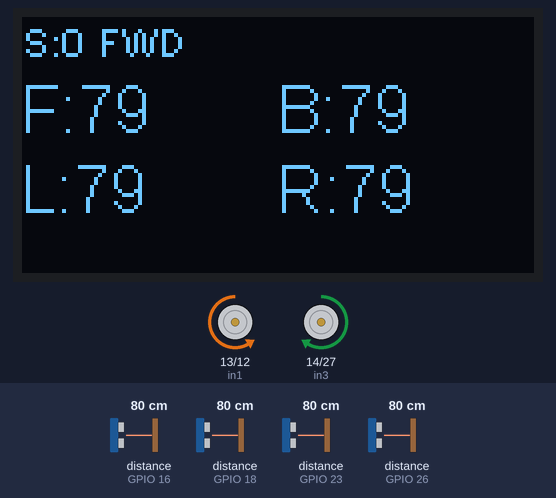
The sketch below on a simulated ESP32. On the bench: 128×64 one-colour display, motor-driver pin pairs drawn as motors (green arrow = first pin HIGH = forward, orange = second pin HIGH = backward, longer = more drive, scaled by the enable pin). Wiring (inferred from the names in the program): 4 × ultrasonic range finder: trigger GPIO 4, echo GPIO 18 / trigger GPIO 5, echo GPIO 16 / trigger GPIO 19, echo GPIO 23 / trigger GPIO 32, echo GPIO 26. Inputs (shaded band) come from the test bench; at power-on: distance to the obstacle (sensors on GPIO 18, GPIO 23, GPIO 26, GPIO 16) 80 cm. The echo pulse lasts 58.3 µs per cm; what the sketch prints to the serial monitor is not drawn.

Above: at 1.2 s.
1.3 s: distance to the obstacle (sensor on GPIO 18) set to 42 cm
At 1.8 s:
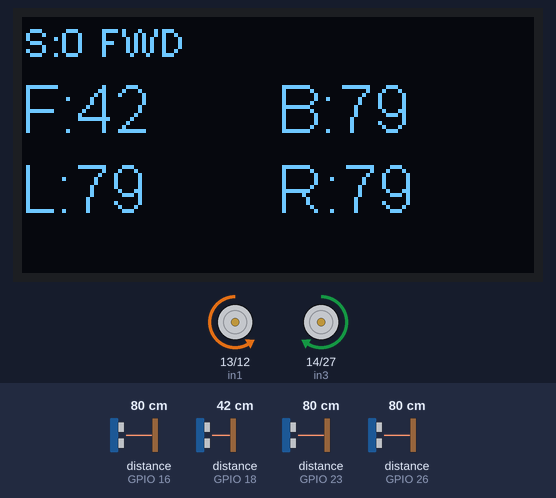
3.0 s: distance to the obstacle (sensor on GPIO 18) set to 34 cm
At 4.3 s:
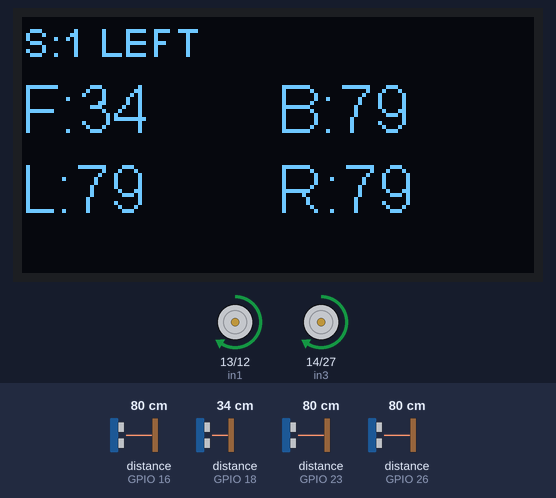
5.3 s: distance to the obstacle (sensor on GPIO 23) set to 42 cm
At 7.33 s:
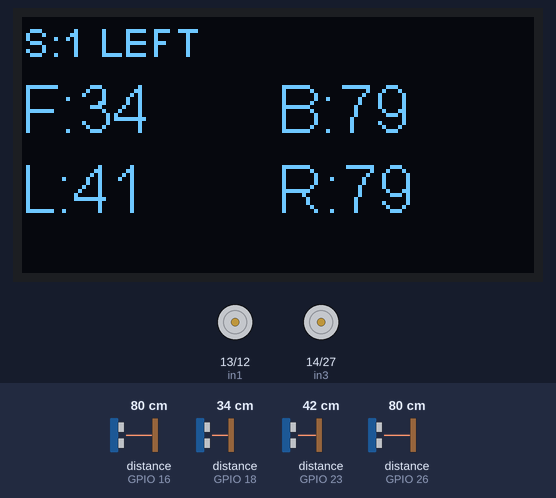
8.3 s: distance to the obstacle (sensor on GPIO 23) set to 35 cm
At 10.0 s:
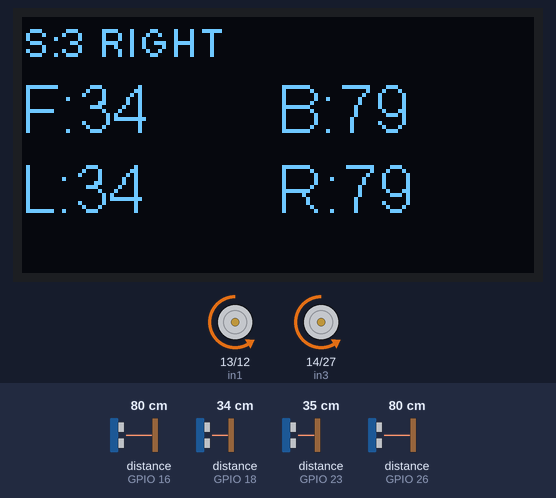
11.3 s: distance to the obstacle (sensor on GPIO 26) set to 43 cm
At 14.2 s:
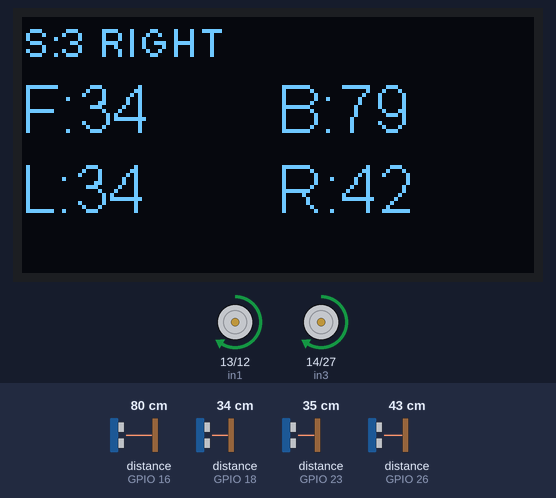
14.3 s: distance to the obstacle (sensor on GPIO 26) set to 34 cm
At 15.76 s:
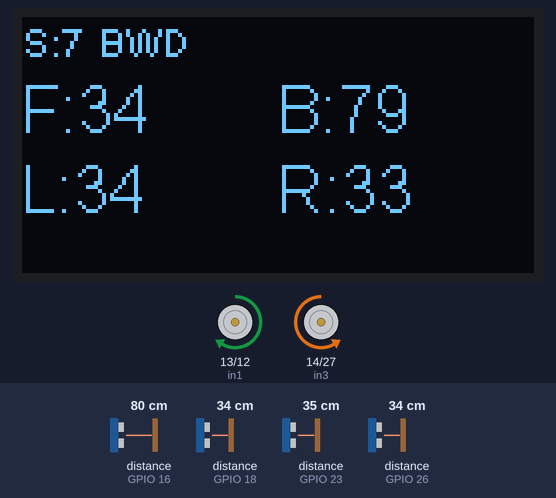
Timing chart, 0 to 18.3 s (numbered marks = the images above; inputs shaded):
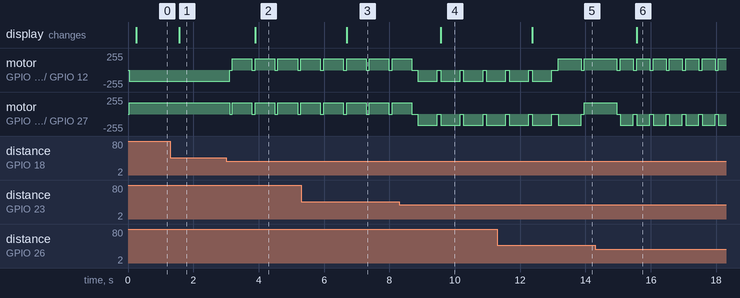

The sketch:

Q_learning.ino
```cpp
#include <Arduino.h>
#include <WiFi.h>
#include <WebServer.h>
#include <Wire.h>
#include "SSD1306Wire.h"
#include "q_table.h"   // Q_TABLE_INIT — pre-trained values from qsim.py

// --- Wireless log monitor (open http://192.168.4.1 in your browser) ---
const char* AP_SSID = "QBot";
const char* AP_PASS = "qbot1234";   // 8+ chars required
WebServer webServer(80);
SSD1306Wire display(0x3c, 21, 22);

const int LOG_BUFFER_SIZE = 60;
String logBuffer[LOG_BUFFER_SIZE];
int logHead = 0;
int logCount = 0;

void logLine(const String& s) {
  Serial.println(s);
  logBuffer[logHead] = s;
  logHead = (logHead + 1) % LOG_BUFFER_SIZE;
  if (logCount < LOG_BUFFER_SIZE) logCount++;
}

void handleLogs() {
  String out = "";
  int start = (logCount < LOG_BUFFER_SIZE) ? 0 : logHead;
  for (int i = 0; i < logCount; i++) {
    int idx = (start + i) % LOG_BUFFER_SIZE;
    out += logBuffer[idx] + "\n";
  }
  webServer.send(200, "text/plain", out);
}

// --- PIN DEFINITIONS (verified with ObstacleAvoid.ino) ---
// Sensor 1 (Front)
const int trig1 = 4;
const int echo1 = 18;
// Sensor 2 (Left)
const int trig2 = 19;
const int echo2 = 23;
// Sensor 3 (Right)
const int trig3 = 32;
const int echo3 = 26;
// Sensor 4 (Back)
const int trig4 = 5;
const int echo4 = 16;

// Motor Driver Pins (L298N)
const int enA = 15;
const int in1 = 13;
const int in2 = 12;
const int enB = 33;
const int in3 = 14;
const int in4 = 27;

// --- Q-LEARNING PARAMETERS ---
const int NUM_STATES = 16;  // 2^4 sensors (F, L, R, B)
const int NUM_ACTIONS = 4;  // 0:Fwd, 1:Bwd, 2:Left, 3:Right
float q_table[NUM_STATES][NUM_ACTIONS];

// Pure simulation policy — no on-bot learning, always use best action
const float epsilon = 0.0;  // 0 = always pick best action from sim-trained table

// State bit layout: bit0=Front, bit1=Left, bit2=Right, bit3=Back
const int BIT_FRONT = 0;
const int BIT_LEFT  = 1;
const int BIT_RIGHT = 2;
const int BIT_BACK  = 3;

// Two-threshold hysteresis prevents state flipping when a wall sits exactly
// at the detection boundary. Bit goes high at THRESH_CLOSE, stays high until
// the reading exceeds THRESH_CLEAR (4 cm dead band).
const int THRESH_CLOSE = 38;
const int THRESH_CLEAR = 42;
const int MAX_DIST_CM  = 200;

int currentState = 0;
int prevAction   = -1;

unsigned long lastFreeMs  = 0;
const unsigned long STUCK_MS = 10000;  // 10 seconds without reaching state 0 = stuck

// --- ASYNC SENSOR READING (interrupt-driven, all 4 fire in parallel) ---
// Each ISR records the micros() timestamp on rising edge (start) and falling
// edge (end). The main loop fires all 4 triggers together, then waits up to
// ECHO_TIMEOUT_US for every echo to complete.

#define NUM_SENSORS 4
const int TRIG_PINS[NUM_SENSORS] = { trig1, trig2, trig3, trig4 };
const int ECHO_PINS[NUM_SENSORS] = { echo1, echo2, echo3, echo4 };

volatile unsigned long echoStart[NUM_SENSORS];
volatile unsigned long echoDur[NUM_SENSORS];
volatile bool          echoReady[NUM_SENSORS];

// One ISR per echo pin — must be in IRAM and as small as possible
void IRAM_ATTR isrEcho0() {
  if (digitalRead(echo1)) { echoStart[0] = micros(); }
  else { echoDur[0] = micros() - echoStart[0]; echoReady[0] = true; }
}
void IRAM_ATTR isrEcho1() {
  if (digitalRead(echo2)) { echoStart[1] = micros(); }
  else { echoDur[1] = micros() - echoStart[1]; echoReady[1] = true; }
}
void IRAM_ATTR isrEcho2() {
  if (digitalRead(echo3)) { echoStart[2] = micros(); }
  else { echoDur[2] = micros() - echoStart[2]; echoReady[2] = true; }
}
void IRAM_ATTR isrEcho3() {
  if (digitalRead(echo4)) { echoStart[3] = micros(); }
  else { echoDur[3] = micros() - echoStart[3]; echoReady[3] = true; }
}

void (*ISR_TABLE[NUM_SENSORS])() = { isrEcho0, isrEcho1, isrEcho2, isrEcho3 };

// Maximum echo wait: sound travels 4 m in ~23 ms; 30 ms covers up to ~5 m
const unsigned long ECHO_TIMEOUT_US = 30000UL;

void setupSensorInterrupts() {
  for (int i = 0; i < NUM_SENSORS; i++) {
    echoStart[i] = 0;
    echoDur[i]   = 0;
    echoReady[i] = false;
    attachInterrupt(digitalPinToInterrupt(ECHO_PINS[i]), ISR_TABLE[i], CHANGE);
  }
}

// Fires all 4 triggers simultaneously, waits for echoes, returns cm distances.
// Returns 999 for any sensor that times out (no echo / out of range).
void readAllSensors(int* dF, int* dL, int* dR, int* dB) {
  // Reset ready flags
  noInterrupts();
  for (int i = 0; i < NUM_SENSORS; i++) echoReady[i] = false;
  interrupts();

  // Fire all 4 triggers together (10 µs pulse each)
  for (int i = 0; i < NUM_SENSORS; i++) {
    digitalWrite(TRIG_PINS[i], LOW);
  }
  delayMicroseconds(2);
  for (int i = 0; i < NUM_SENSORS; i++) {
    digitalWrite(TRIG_PINS[i], HIGH);
  }
  delayMicroseconds(10);
  for (int i = 0; i < NUM_SENSORS; i++) {
    digitalWrite(TRIG_PINS[i], LOW);
  }

  // Wait until all echoes have returned or timeout
  unsigned long deadline = micros() + ECHO_TIMEOUT_US;
  while (micros() < deadline) {
    bool allDone = true;
    for (int i = 0; i < NUM_SENSORS; i++) {
      if (!echoReady[i]) { allDone = false; break; }
    }
    if (allDone) break;
  }

  // Convert durations to cm; treat timeout (echoReady still false) as 999
  int raw[NUM_SENSORS];
  for (int i = 0; i < NUM_SENSORS; i++) {
    if (!echoReady[i]) {
      raw[i] = 999;
    } else {
      int cm = (int)(echoDur[i] * 0.0343f / 2.0f);
      raw[i] = (cm < 2 || cm > MAX_DIST_CM) ? 999 : cm;
    }
  }

  *dF = raw[0];
  *dL = raw[1];
  *dR = raw[2];
  *dB = raw[3];
}

void setup() {
  Serial.begin(115200);

  // WiFi access point — connect your laptop to "QBot" then open http://192.168.4.1
  WiFi.softAP(AP_SSID, AP_PASS);
  IPAddress ip = WiFi.softAPIP();
  Serial.print("WiFi AP started. SSID="); Serial.print(AP_SSID);
  Serial.print(" PASS="); Serial.print(AP_PASS);
  Serial.print(" -> open http://"); Serial.println(ip);
  webServer.on("/logs", handleLogs);
  webServer.begin();

  // Sensors
  pinMode(trig1, OUTPUT); pinMode(echo1, INPUT);
  pinMode(trig2, OUTPUT); pinMode(echo2, INPUT);
  pinMode(trig3, OUTPUT); pinMode(echo3, INPUT);
  pinMode(trig4, OUTPUT); pinMode(echo4, INPUT);

  setupSensorInterrupts();

  // Motors
  pinMode(enA, OUTPUT); pinMode(in1, OUTPUT); pinMode(in2, OUTPUT);
  pinMode(enB, OUTPUT); pinMode(in3, OUTPUT); pinMode(in4, OUTPUT);
  // Tune these two values until the car drives straight.
  // If it curves RIGHT -> right motor (B) is slower, lower LEFT_SPEED.
  // If it curves LEFT  -> left motor (A) is slower, lower RIGHT_SPEED.
  analogWrite(enA, 170);   // left motor speed — reduced to limit momentum
  analogWrite(enB, 170);   // right motor speed

  // OLED
  display.init();
  display.flipScreenVertically();
  display.setTextAlignment(TEXT_ALIGN_LEFT);
  display.clear();
  display.setFont(ArialMT_Plain_10);
  display.drawString(0, 0, "Loading Q-table...");
  display.display();

  // Always load from sim-trained table — no flash, no on-bot learning
  memcpy(q_table, Q_TABLE_INIT, sizeof(q_table));
  lastFreeMs = millis();
  logLine("Loaded sim-trained Q-table. Running in pure policy mode.");
}

void loop() {
  webServer.handleClient();

  // Read all 4 sensors in parallel (~30 ms total vs ~400 ms sequential)
  int dF, dL, dR, dB;
  readAllSensors(&dF, &dL, &dR, &dB);

  // Build state and look up Q-table — purely RL, no hardcoded rules
  currentState = encodeState(dF, dL, dR, dB);

  // Reset free timer whenever bot is in open space
  if (currentState == 0) lastFreeMs = millis();

  // Stuck detection — if not in open space for 10s, force escape
  if (millis() - lastFreeMs > STUCK_MS) {
    logLine("STUCK — escaping");
    stop_motors(); delay(100);
    moveBackward(); delay(700);
    stop_motors(); delay(100);
    tankTurnLeft(); delay(1000);  // turn opposite to Q-table default
    stop_motors(); delay(100);
    lastFreeMs = millis();  // reset so it doesn't immediately re-trigger
    prevAction = -1;
    return;  // skip rest of loop, re-read sensors fresh next iteration
  }

  int action = get_best_action(currentState);

  // Brief stop only when changing direction to avoid motor jerk
  if (action != prevAction && prevAction != -1) {
    stop_motors();
    delay(80);
  }

  execute_action(action);
  prevAction = action;

  // Action durations — turns need more time to actually rotate meaningfully
  if      (action == 0) delay(200);  // forward
  else if (action == 1) delay(400);  // backward
  else                  delay(600);  // left or right turn

  // Stop after turns/backward so next sensor read is clean
  if (action != 0) {
    stop_motors();
    delay(80);
  }

  // WiFi log
  const char* actionNames[] = { "FWD", "BWD", "LEFT", "RIGHT" };
  String line = "S:" + String(currentState) +
                " A:" + String(actionNames[action]) +
                " F:" + String(dF) +
                " L:" + String(dL) +
                " R:" + String(dR) +
                " B:" + String(dB);
  logLine(line);

  // OLED display
  display.clear();
  display.setFont(ArialMT_Plain_10);
  display.drawString(0, 0, "S:" + String(currentState) + " " + actionNames[action]);
  display.setFont(ArialMT_Plain_16);
  display.drawString(0,  14, "F:" + String(dF));
  display.drawString(64, 14, "B:" + String(dB));
  display.drawString(0,  34, "L:" + String(dL));
  display.drawString(64, 34, "R:" + String(dR));
  display.display();
}

// --- HELPERS ---

int encodeState(int dF, int dL, int dR, int dB) {
  static bool nearF = false, nearL = false, nearR = false, nearB = false;

  // Each axis: latch true when reading drops below THRESH_CLOSE,
  // release only when it rises above THRESH_CLEAR.
  if      (dF > 0 && dF < THRESH_CLOSE) nearF = true;
  else if (dF > THRESH_CLEAR)           nearF = false;

  if      (dL > 0 && dL < THRESH_CLOSE) nearL = true;
  else if (dL > THRESH_CLEAR)           nearL = false;

  if      (dR > 0 && dR < THRESH_CLOSE) nearR = true;
  else if (dR > THRESH_CLEAR)           nearR = false;

  if      (dB > 0 && dB < THRESH_CLOSE) nearB = true;
  else if (dB > THRESH_CLEAR)           nearB = false;

  int state = 0;
  if (nearF) state |= (1 << BIT_FRONT);
  if (nearL) state |= (1 << BIT_LEFT);
  if (nearR) state |= (1 << BIT_RIGHT);
  if (nearB) state |= (1 << BIT_BACK);
  return state;
}

int get_best_action(int state) {
  int best = 0;
  for (int i = 1; i < NUM_ACTIONS; i++) {
    if (q_table[state][i] > q_table[state][best]) best = i;
  }
  return best;
}

// --- MOTOR CONTROL ---

void execute_action(int action) {
  switch (action) {
    case 0: moveForward();  break;
    case 1: moveBackward(); break;
    case 2: turnLeft();     break;
    case 3: turnRight();    break;
  }
}

void moveForward() {
  digitalWrite(in1, LOW);  digitalWrite(in2, HIGH);  // left forward
  digitalWrite(in3, HIGH); digitalWrite(in4, LOW);   // right forward (wired backward, flipped)
}

void moveBackward() {
  digitalWrite(in1, HIGH); digitalWrite(in2, LOW);   // left backward
  digitalWrite(in3, LOW);  digitalWrite(in4, HIGH);  // right backward (flipped)
}

void turnLeft() {
  tankTurnLeft();
}

void turnRight() {
  tankTurnRight();
}

void tankTurnLeft() {
  digitalWrite(in1, HIGH); digitalWrite(in2, LOW);   // left backward
  digitalWrite(in3, HIGH); digitalWrite(in4, LOW);   // right forward (flipped)
}

void tankTurnRight() {
  digitalWrite(in1, LOW);  digitalWrite(in2, HIGH);  // left forward
  digitalWrite(in3, LOW);  digitalWrite(in4, HIGH);  // right backward (flipped)
}

void stop_motors() {
  digitalWrite(in1, LOW);
  digitalWrite(in2, LOW);
  digitalWrite(in3, LOW);
  digitalWrite(in4, LOW);
}
```

q_table.h
```cpp
// Auto-generated by qsim.py   pre-trained Q-table.
// Include this from Q_learning.ino and copy into q_table on boot.
#pragma once

const float Q_TABLE_INIT[16][4] = {
  {    93.184f,    87.918f,    85.021f,    86.199f },  // s= 0  FLRB=0000
  {    72.692f,    77.401f,    81.450f,    76.451f },  // s= 1  FLRB=0001
  {    97.971f,    85.690f,    77.676f,    82.565f },  // s= 2  FLRB=0010
  {    66.617f,    71.231f,    72.406f,    79.910f },  // s= 3  FLRB=0011
  {    96.263f,    82.259f,    85.181f,    75.280f },  // s= 4  FLRB=0100
  {    62.335f,    75.058f,    77.056f,    64.518f },  // s= 5  FLRB=0101
  {    89.722f,    82.278f,    74.700f,    76.519f },  // s= 6  FLRB=0110
  {    61.304f,    72.287f,    66.749f,    66.635f },  // s= 7  FLRB=0111
  {    95.484f,    80.014f,    87.855f,    85.743f },  // s= 8  FLRB=1000
  {    63.415f,    75.206f,    72.061f,    74.822f },  // s= 9  FLRB=1001
  {   105.794f,    84.763f,    79.696f,    86.142f },  // s=10  FLRB=1010
  {    53.451f,    77.155f,    72.870f,    85.289f },  // s=11  FLRB=1011
  {    99.246f,    81.264f,    82.869f,    84.473f },  // s=12  FLRB=1100
  {    60.681f,    51.860f,    67.109f,    62.407f },  // s=13  FLRB=1101
  {    98.625f,    69.518f,    80.519f,    80.664f },  // s=14  FLRB=1110
  {    48.085f,    51.667f,    61.802f,    63.735f },  // s=15  FLRB=1111
};
```

Measured:
- the behaviour switches between 38 and 37 cm on distance to the obstacle (sensor on GPIO 18) (found by bisection; images 1 and 2)
- the behaviour switches between 39 and 38 cm on distance to the obstacle (sensor on GPIO 23) (found by bisection; images 3 and 4)
- the behaviour switches between 39 and 38 cm on distance to the obstacle (sensor on GPIO 26) (found by bisection; images 5 and 6)
- after the input at 1.3 s, the display: changes after 0.27 s (image 1)
- after the input at 3.0 s, motor on GPIO 13 (in1) / GPIO 12 (in2), motor on GPIO 14 (in3) / GPIO 27 (in4): alternates forward 170/255 for 0.60 s and stopped for 0.10 s, starting after 0.11 s; the display: changes after 0.89 s (image 2)
- after the input at 5.3 s, the display: changes after 1.4 s (image 3)
- after the input at 8.3 s, the display: changes after 1.3 s (image 4)
- after the input at 11.3 s, the display: changes after 1.1 s (image 5)
- after the input at 14.3 s, motor on GPIO 13 (in1) / GPIO 12 (in2): alternates forward 170/255 for 0.40 s and stopped for 0.10 s, starting after 0.77 s; motor on GPIO 14 (in3) / GPIO 27 (in4): alternates backward 170/255 for 0.40 s and stopped for 0.10 s, starting after 1.2 s; the display: changes after 1.3 s (image 6)
